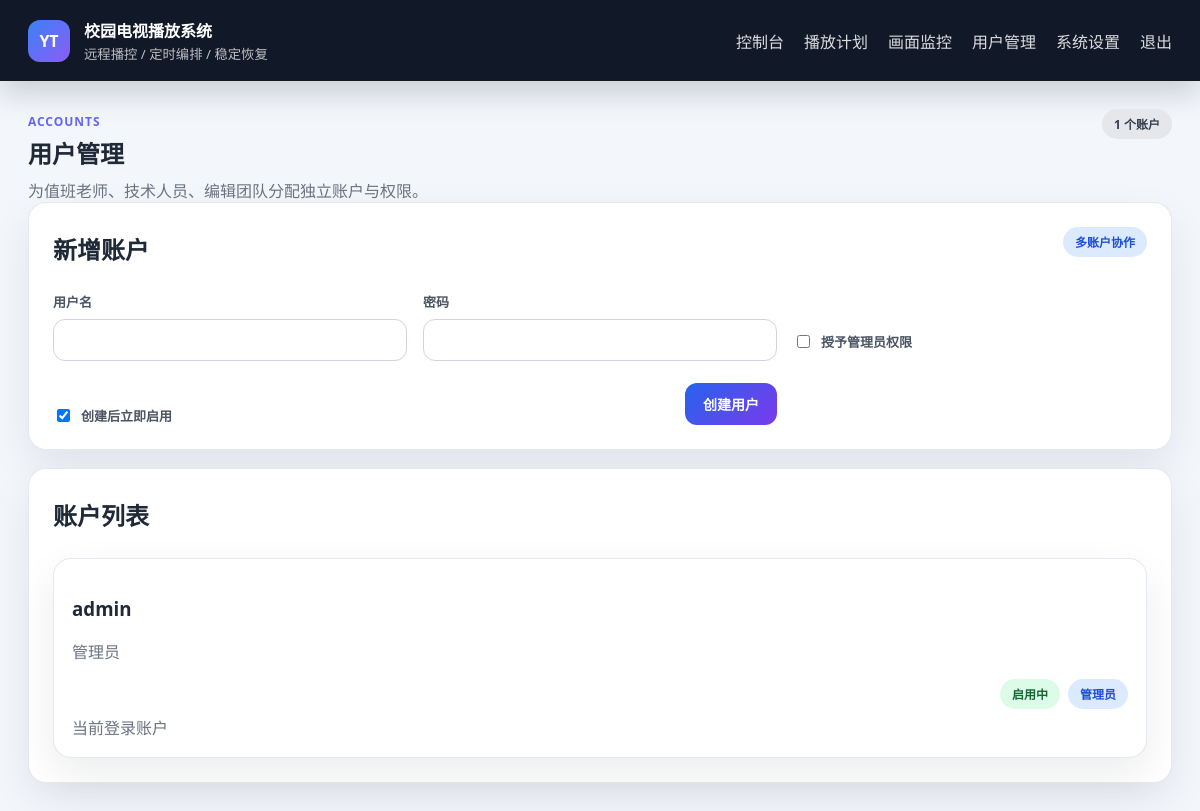
The page /users (signed in) on the database as committed earlier.
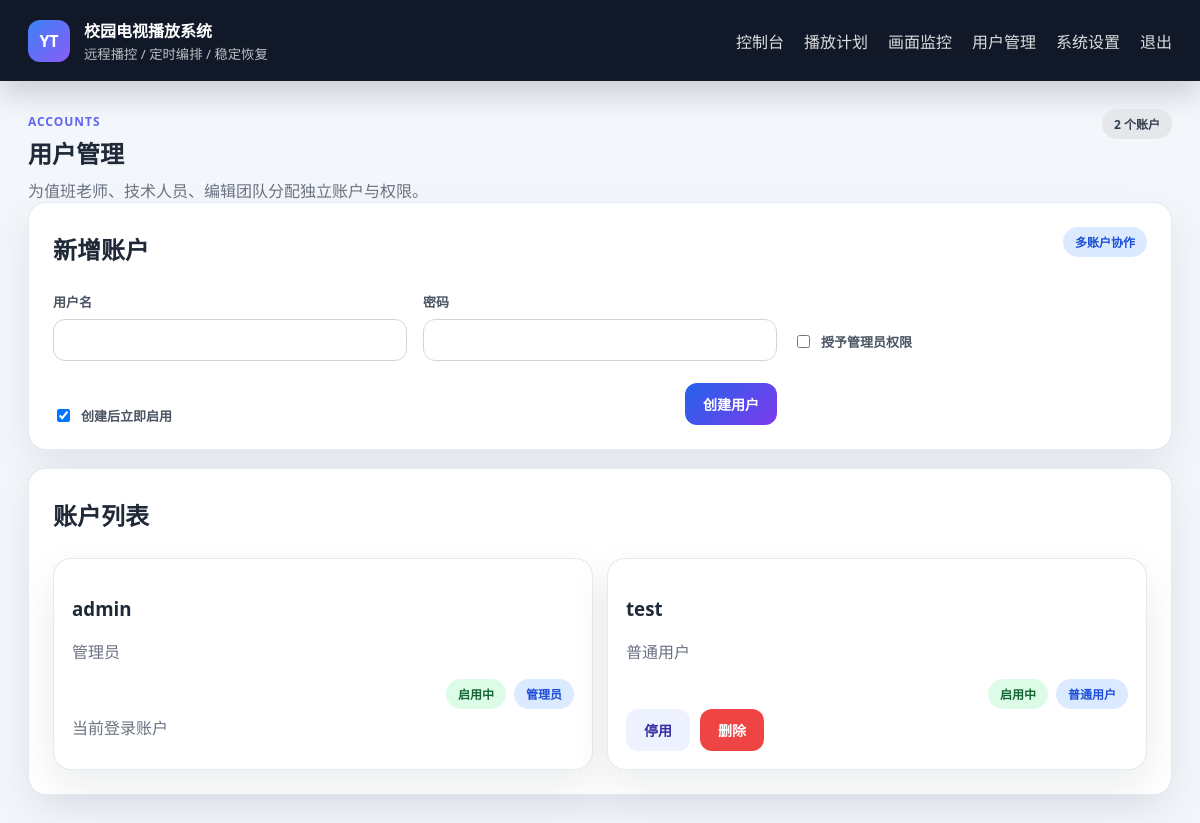
The same page on the database as committed later.
### models.py (models this page shows, shortened)
class User(UserMixin, db.Model):
    id = db.Column(db.Integer, primary_key=True)
    username = db.Column(db.String(50), unique=True, nullable=False)
    password = db.Column(db.String(255), nullable=False)
    is_admin = db.Column(db.Boolean, default=False)
    is_active = db.Column(db.Boolean, default=True)
    @property
    def role_name(self):
        return "管理员" if self.is_admin else "普通用户"

### web/routes.py (the view)
@main.route("/users")
@login_required
def manage_users():
    if not current_user.is_admin:
        flash("只有管理员可以访问用户管理。", "error")
        return redirect(url_for("main.index"))
    users = User.query.order_by(User.username.asc()).all()
    return render_template("users.html", users=users)

### main.py (called while the page is built)
@login_manager.user_loader
def load_user(user_id):
    try:
        return db.session.get(User, int(user_id))
    except (TypeError, ValueError):
        return None

### templates/users.html (shortened to what this page needs)
{% extends "base.html" %}
{% block content %}
<section class="page-header">
    <div>
        <span class="eyebrow">Accounts</span>
        <h1>用户管理</h1>
        <p>为值班老师、技术人员、编辑团队分配独立账户与权限。</p>
    </div>
    <div class="page-actions">
        <span class="soft-badge">{{ users|length }} 个账户</span>
    </div>
</section>
<section class="panel">
    <div class="panel-head">
        <h2>新增账户</h2>
        <span class="chip info">多账户协作</span>
    </div>
    <form method="post" action="{{ url_for('main.add_user') }}" class="schedule-form">
        <label class="field">
            <span>用户名</span>
            <input type="text" name="username" required>
        </label>
        <label class="field">
            <span>密码</span>
            <input type="password" name="password" required>
        </label>
        <label class="check-field">
            <input type="checkbox" name="is_admin">
            <span>授予管理员权限</span>
        </label>
        <label class="check-field">
            <input type="checkbox" name="is_active" checked>
            <span>创建后立即启用</span>
        </label>
        <div class="form-actions">
            <button type="submit" class="btn btn-primary">创建用户</button>
        </div>
    </form>
</section>
<section class="panel">
    <div class="panel-head">
        <h2>账户列表</h2>
    </div>
    <div class="user-grid">
        {% for user in users %}
        <article class="user-card">
            <div>
                <h3>{{ user.username }}</h3>
                <p>{{ user.role_name }}</p>
            </div>
            <div class="summary-meta">
                <span class="chip {{ 'success' if user.is_active else 'muted' }}">{{ "启用中" if user.is_active else "已停用" }}</span>
                <span class="chip info">{{ "管理员" if user.is_admin else "普通用户" }}</span>
            </div>
            <div class="button-row compact">
                {% if user.id != current_user.id %}
                <form method="post" action="{{ url_for('main.toggle_user', user_id=user.id) }}">
                    <button class="btn btn-secondary" type="submit">{{ "停用" if user.is_active else "启用" }}</button>
                </form>
                <form method="post" action="{{ url_for('main.delete_user', user_id=user.id) }}" onsubmit="return confirm('确认删除该用户吗？');">
                    <button class="btn btn-danger" type="submit">删除</button>
                </form>
                {% else %}
                <span class="self-tip">当前登录账户</span>
                {% endif %}
            </div>
        </article>
        {% endfor %}
    </div>
</section>
{% endblock %}

Rows that differ between the two databases and show on the page:
added User: username "test", role_name "普通用户", is_active "启用中", is_admin "普通用户", is_active "停用"
Other text that changed with them:
{{ users|length }}: "1" → "2"
